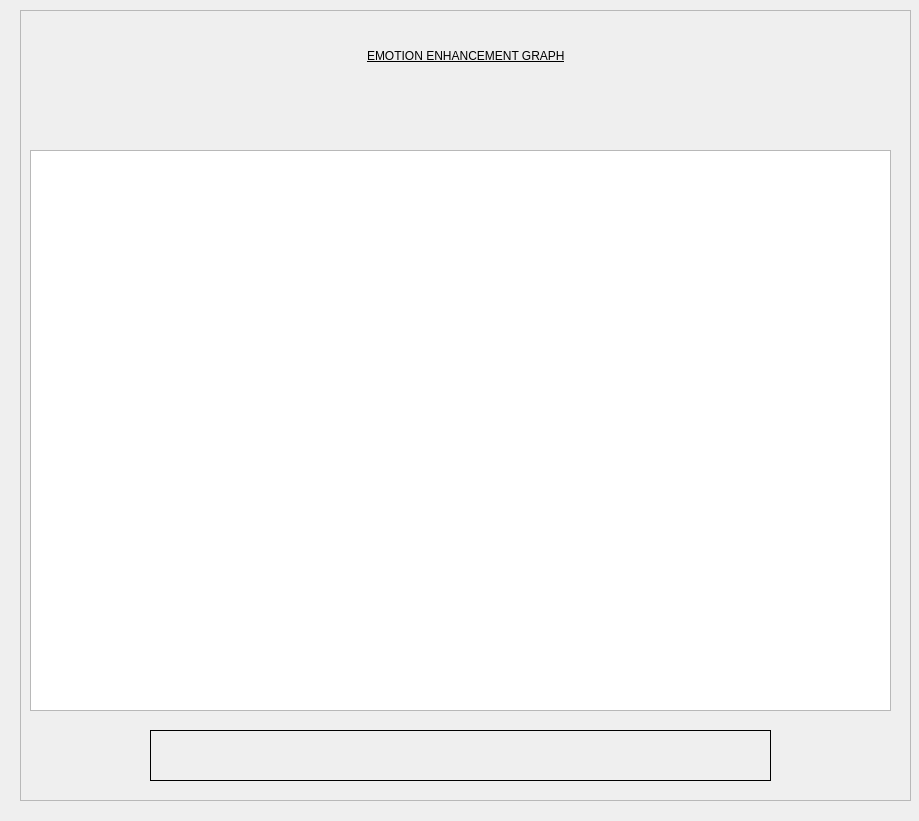
<?xml version="1.0" encoding="UTF-8"?>
<ui version="4.0">
 <class>graphbox</class>
 <widget class="QMainWindow" name="graphbox">
  <property name="geometry">
   <rect>
    <x>0</x>
    <y>0</y>
    <width>919</width>
    <height>821</height>
   </rect>
  </property>
  <property name="windowTitle">
   <string>graphbox</string>
  </property>
  <widget class="QWidget" name="centralwidget">
   <widget class="QWidget" name="gridLayoutWidget">
    <property name="geometry">
     <rect>
      <x>20</x>
      <y>10</y>
      <width>891</width>
      <height>791</height>
     </rect>
    </property>
    <layout class="QGridLayout" name="gridLayout_6">
     <item row="0" column="0">
      <widget class="QFrame" name="frame">
       <property name="frameShape">
        <enum>QFrame::StyledPanel</enum>
       </property>
       <property name="frameShadow">
        <enum>QFrame::Raised</enum>
       </property>
       <widget class="QWidget" name="layoutWidget">
        <property name="geometry">
         <rect>
          <x>90</x>
          <y>0</y>
          <width>711</width>
          <height>91</height>
         </rect>
        </property>
        <layout class="QHBoxLayout" name="horizontalLayout">
         <item>
          <spacer name="horizontalSpacer">
           <property name="orientation">
            <enum>Qt::Horizontal</enum>
           </property>
           <property name="sizeHint" stdset="0">
            <size>
             <width>238</width>
             <height>20</height>
            </size>
           </property>
          </spacer>
         </item>
         <item>
          <widget class="QLabel" name="label">
           <property name="styleSheet">
            <string notr="true">font: 75 10pt &quot;MS Shell Dlg 2&quot;;
text-decoration: underline;</string>
           </property>
           <property name="frameShape">
            <enum>QFrame::NoFrame</enum>
           </property>
           <property name="text">
            <string>EMOTION ENHANCEMENT GRAPH</string>
           </property>
          </widget>
         </item>
         <item>
          <spacer name="horizontalSpacer_2">
           <property name="orientation">
            <enum>Qt::Horizontal</enum>
           </property>
           <property name="sizeHint" stdset="0">
            <size>
             <width>238</width>
             <height>20</height>
            </size>
           </property>
          </spacer>
         </item>
        </layout>
       </widget>
       <widget class="QLabel" name="feedLabel">
        <property name="geometry">
         <rect>
          <x>130</x>
          <y>720</y>
          <width>621</width>
          <height>51</height>
         </rect>
        </property>
        <property name="frameShape">
         <enum>QFrame::Panel</enum>
        </property>
        <property name="text">
         <string/>
        </property>
       </widget>
       <widget class="PlotWidget" name="widgetSignal">
        <property name="geometry">
         <rect>
          <x>10</x>
          <y>140</y>
          <width>861</width>
          <height>561</height>
         </rect>
        </property>
       </widget>
      </widget>
     </item>
    </layout>
   </widget>
  </widget>
  <widget class="QStatusBar" name="statusbar">
   <property name="sizeGripEnabled">
    <bool>false</bool>
   </property>
  </widget>
 </widget>
 <customwidgets>
  <customwidget>
   <class>PlotWidget</class>
   <extends>QGraphicsView</extends>
   <header>pyqtgraph.h</header>
  </customwidget>
 </customwidgets>
 <resources/>
 <connections/>
</ui>
